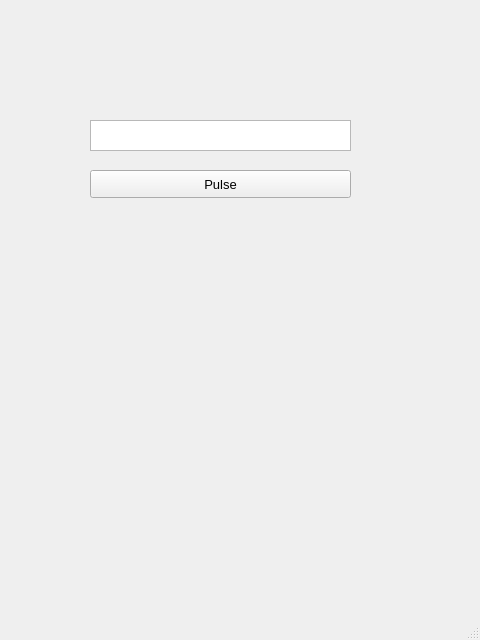
<?xml version="1.0" encoding="UTF-8"?>
<ui version="4.0">
 <class>MainWindow</class>
 <widget class="QMainWindow" name="MainWindow">
  <property name="geometry">
   <rect>
    <x>0</x>
    <y>0</y>
    <width>480</width>
    <height>640</height>
   </rect>
  </property>
  <property name="windowTitle">
   <string>MainWindow</string>
  </property>
  <widget class="QWidget" name="centralwidget">
   <widget class="QPushButton" name="Boton">
    <property name="geometry">
     <rect>
      <x>90</x>
      <y>170</y>
      <width>261</width>
      <height>28</height>
     </rect>
    </property>
    <property name="font">
     <font>
      <pointsize>10</pointsize>
     </font>
    </property>
    <property name="text">
     <string>Pulse</string>
    </property>
   </widget>
   <widget class="QTextEdit" name="Campo_entrada">
    <property name="geometry">
     <rect>
      <x>90</x>
      <y>120</y>
      <width>261</width>
      <height>31</height>
     </rect>
    </property>
   </widget>
  </widget>
  <widget class="QMenuBar" name="menubar">
   <property name="geometry">
    <rect>
     <x>0</x>
     <y>0</y>
     <width>480</width>
     <height>26</height>
    </rect>
   </property>
  </widget>
  <widget class="QStatusBar" name="statusbar"/>
 </widget>
 <resources/>
 <connections/>
</ui>
